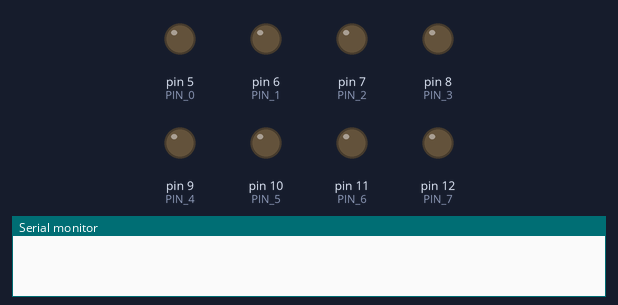
Bench run of a sketch on a simulated Arduino Uno, built with avr-gcc and run on an emulated ATmega328P. On the bench: output pins drawn as LEDs (lit = HIGH), the last lines printed to the serial monitor.

Above: at 0.2 s.
At 1.2 s:
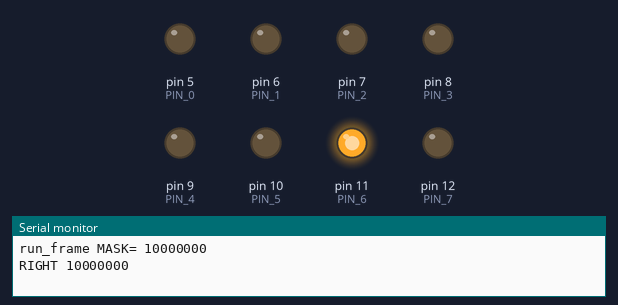
At 2.2 s:
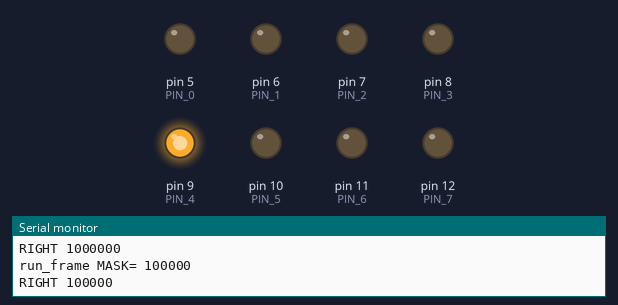
At 4.2 s:
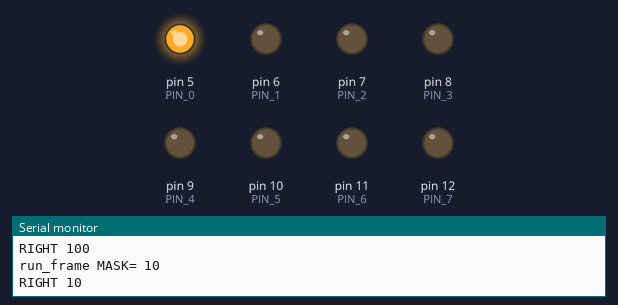
At 5.7 s:
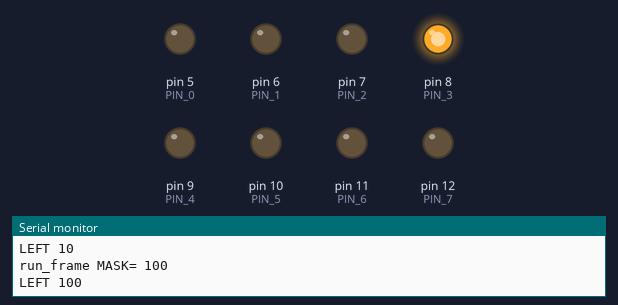
At 7.7 s:
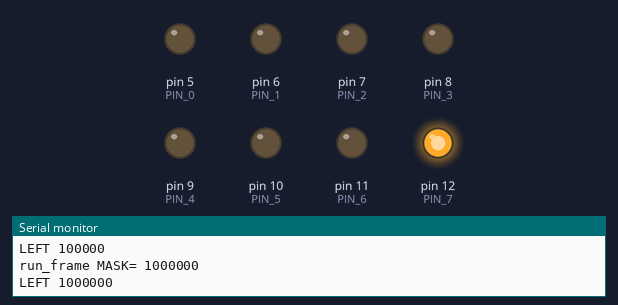
Timing chart, 0 to 9.2 s (numbered marks = the images above):
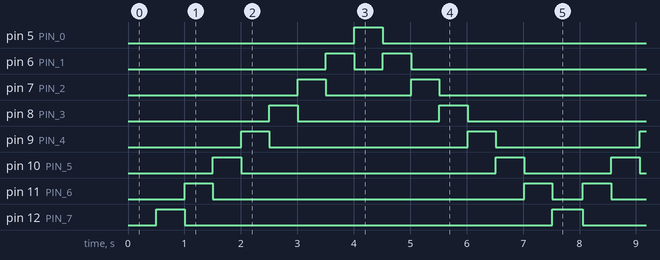

Measured:
- by itself, pin 5 (PIN_0): alternates HIGH for 0.51 s and LOW for 6.5 s
- by itself, pin 6 (PIN_1): repeats every 7.1 s: LOW 0.51 s, HIGH 0.50 s, LOW 5.5 s, HIGH 0.50 s
- by itself, pin 7 (PIN_2): repeats every 7.1 s: LOW 1.5 s, HIGH 0.50 s, LOW 4.5 s, HIGH 0.50 s
- by itself, pin 8 (PIN_3): repeats every 7.1 s: LOW 2.5 s, HIGH 0.50 s, LOW 3.5 s, HIGH 0.50 s
- by itself, pin 9 (PIN_4): repeats every 7.1 s: LOW 3.5 s, HIGH 0.50 s, LOW 2.5 s, HIGH 0.50 s
- by itself, pin 10 (PIN_5): repeats every 7.1 s: LOW 4.5 s, HIGH 0.50 s, LOW 1.5 s, HIGH 0.50 s
- by itself, pin 11 (PIN_6): repeats every 7.1 s: LOW 5.5 s, HIGH 0.50 s, LOW 0.54 s, HIGH 0.50 s
- by itself, pin 12 (PIN_7): alternates HIGH for 0.54 s and LOW for 6.5 s

The sketch:

Opdracht2.ino
```cpp
// State defenities
#define STATE_LEFT  0
#define STATE_RIGHT 1

#define DELAY_MS 500 //wachttijd

/* map index nummers naar io pins */
#define PIN_0  5
#define PIN_1  6
#define PIN_2  7
#define PIN_3  8
#define PIN_4  9
#define PIN_5  10
#define PIN_6  11
#define PIN_7  12

void setup() {
  // setup de IO direction
  pinMode(PIN_0, OUTPUT);
  pinMode(PIN_1, OUTPUT);
  pinMode(PIN_2, OUTPUT);
  pinMode(PIN_3, OUTPUT);
  pinMode(PIN_4, OUTPUT);
  pinMode(PIN_5, OUTPUT);
  pinMode(PIN_6, OUTPUT);
  pinMode(PIN_7, OUTPUT);

  Serial.begin(9600);
  delay(500); // wacht op de serial port

  // state informatie
  static uint8_t mask  = 0x80; //1000 0000
  static uint8_t state = STATE_RIGHT;

  write_to_port(mask); //initialiseer LEDs
  delay(DELAY_MS); // startconditie LEDs

  // hoofd loop. zit hier ivm pointers naar variablen op de stack
  for(;;) {
    run_frame(&mask, &state);
  }
}

// zet de LEDs aan of uit aan de hand van bits in de mask
void write_to_port(const uint8_t mask) {
  digitalWrite(PIN_0,   (mask & 0x01) > 0 ? HIGH : LOW);
  digitalWrite(PIN_1,   (mask & 0x02) > 0 ? HIGH : LOW);
  digitalWrite(PIN_2,   (mask & 0x04) > 0 ? HIGH : LOW);
  digitalWrite(PIN_3,   (mask & 0x08) > 0 ? HIGH : LOW);
  digitalWrite(PIN_4,   (mask & 0x10) > 0 ? HIGH : LOW);
  digitalWrite(PIN_5,   (mask & 0x20) > 0 ? HIGH : LOW);
  digitalWrite(PIN_6,   (mask & 0x40) > 0 ? HIGH : LOW);
  digitalWrite(PIN_7,   (mask & 0x80) > 0 ? HIGH : LOW);
}

void run_frame(uint8_t * const mask, uint8_t * const state) {
  Serial.print("run_frame MASK= ");
  Serial.println(*mask, BIN);

  // state machine: bekijk in welke state we ons bevinden en beslis aan de hand daarvan wat te doen
  switch(*state) {
    // we gaan naar links
    case STATE_LEFT:
      run_frame_left(mask, state);
      break;

    // we gaan naar rechts
    case STATE_RIGHT:
    default:
      run_frame_right(mask, state);
      break;
  }
}

/* ga 1 stap naar links */
void run_frame_left(uint8_t * const mask, uint8_t * const state) {
  Serial.print("LEFT ");
  Serial.println(*mask, BIN);

  // wanneer de meest linkse bit 1 is, transition naar de RIGHT state om de andere kant op te gaan
  if((*mask & 0x80) > 0) {
    Serial.println("Transition to RIGHT");
    *state = STATE_RIGHT;
    return;
  }

  *mask <<= 1; //schuif 1 bit naar links
  write_to_port(*mask);

  delay(DELAY_MS);
}

/* ga 1 stap naar rechts */
void run_frame_right(uint8_t * const mask, uint8_t * const state) {
  Serial.print("RIGHT ");
  Serial.println(*mask, BIN);

  // wanneer de meest rechtse bit 1 is, transition naar de LEFT state
  if((*mask & 0x01) > 0) {
    Serial.println("Transition to LEFT");
    *state = STATE_LEFT;
    return;
  }

  *mask >>= 1; //schuif 1 bit naar rechts
  write_to_port(*mask); //schrijf de bitmask naar IO Poort

  delay(DELAY_MS);
}

void loop() {
  // niet gebruikt
}
```
